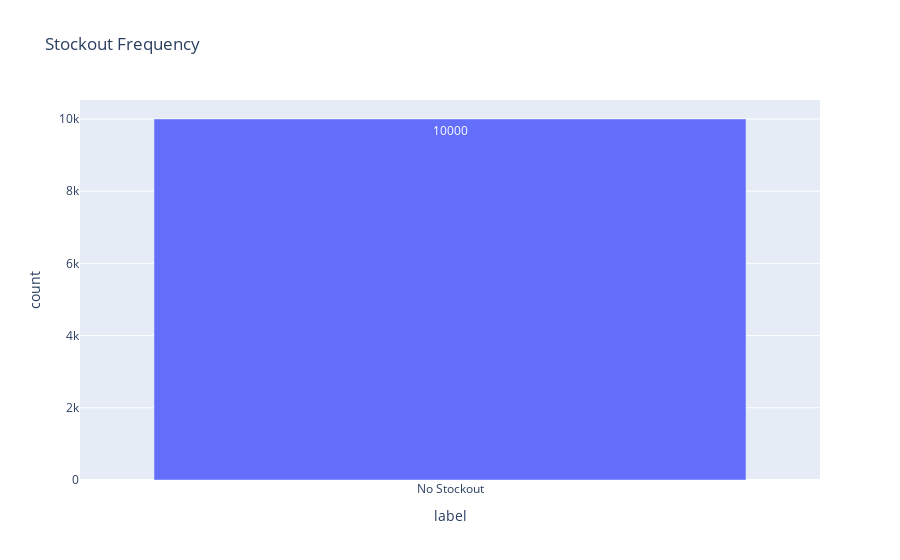

Notebook source saved alongside this figure:
### Code cell
df['stockout_flag'] = df['stockout_flag'].astype(int)

# Count stockouts
stockout_counts = df['stockout_flag'].value_counts().reset_index()
stockout_counts.columns = ['stockout_flag', 'count']
stockout_counts['label'] = stockout_counts['stockout_flag'].map({0: 'No Stockout', 1: 'Stockout'})

# Plot
px.bar(stockout_counts, x='label', y='count', title='Stockout Frequency', text='count').show()

### Figure 1 — Plotly figure (JSON) as saved in the notebook; plotly's stock layout.template omitted (floating-point values rounded to 4 significant figures)
{"data": [{"alignmentgroup": "True", "hovertemplate": "label=%{x}<br>count=%{text}<extra></extra>", "legendgroup": "", "marker": {"color": "#636efa", "pattern": {"shape": ""}}, "name": "", "offsetgroup": "", "orientation": "v", "showlegend": false, "text": [10000], "textposition": "auto", "type": "bar", "x": ["No Stockout"], "xaxis": "x", "y": [10000], "yaxis": "y"}], "layout": {"barmode": "relative", "legend": {"tracegroupgap": 0}, "title": {"text": "Stockout Frequency"}, "xaxis": {"anchor": "y", "domain": [0, 1], "title": {"text": "label"}}, "yaxis": {"anchor": "x", "domain": [0, 1], "title": {"text": "count"}}}}
